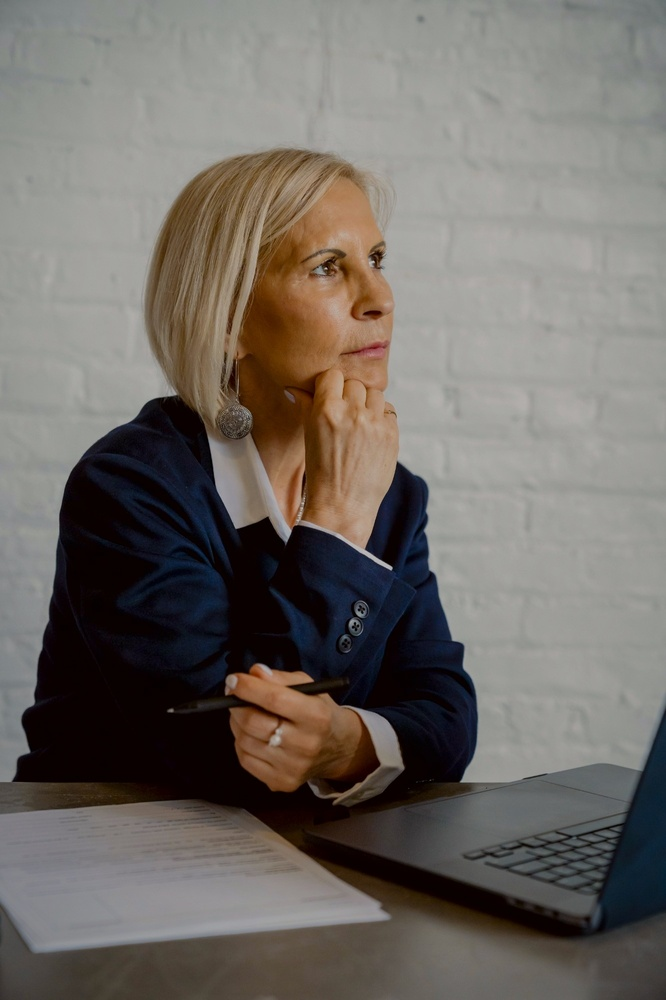
#> input picture style-transfer/etalonnage-seul.jpg, 666 x 1000 px, shrunk from 1333 x 2000 before the run
$ python etalonnage.py etalonnage-seul.jpg lumiere-et-etalonnage.jpg lumiere-et-etalonnage.jpg 1.0
#> lines starting #> are read from the running program, lines starting #| are printed output that depends on the picture
import sys, numpy as np
from PIL import Image, ImageFilter

def srgb_to_lin(c): return np.where(c <= 0.04045, c/12.92, ((c+0.055)/1.055)**2.4)
def lin_to_srgb(c): return np.where(c <= 0.0031308, c*12.92, 1.055*np.clip(c,0,None)**(1/2.4)-0.055)
M = np.array([[0.4124,0.3576,0.1805],[0.2126,0.7152,0.0722],[0.0193,0.1192,0.9505]])
WP = np.array([0.95047,1.0,1.08883])
def f(t): return np.where(t > (6/29)**3, np.cbrt(t), t/(3*(6/29)**2)+4/29)
def finv(t): return np.where(t > 6/29, t**3, 3*(6/29)**2*(t-4/29))
def rgb2lab(rgb):
    xyz = srgb_to_lin(rgb) @ M.T / WP
    fx, fy, fz = f(xyz[...,0]), f(xyz[...,1]), f(xyz[...,2])
    return np.stack([116*fy-16, 500*(fx-fy), 200*(fy-fz)], -1)
def lab2rgb(lab):
    fy = (lab[...,0]+16)/116; fx = fy+lab[...,1]/500; fz = fy-lab[...,2]/200
    xyz = np.stack([finv(fx), finv(fy), finv(fz)], -1) * WP
    return np.clip(lin_to_srgb(xyz @ np.linalg.inv(M).T), 0, 1)

src_p, ref_p, out_p, strength = sys.argv[1], sys.argv[2], sys.argv[3], float(sys.argv[4])
src = np.asarray(Image.open(src_p).convert('RGB'), dtype=np.float64)/255
ref = np.asarray(Image.open(ref_p).convert('RGB'), dtype=np.float64)/255
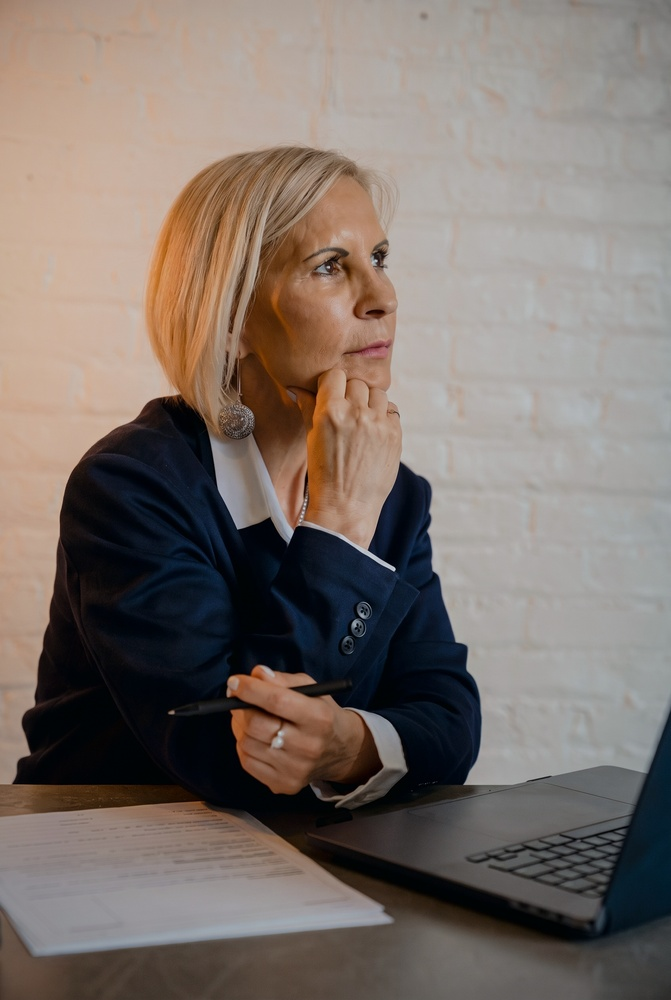
#> input picture style-transfer/lumiere-et-etalonnage.jpg, 671 x 1000 px, shrunk from 1696 x 2528 before the run
# ignore the UI dots / border of the reference: crop 6% margins
h, w = ref.shape[:2]; ref = ref[int(h*.06):int(h*.94), int(w*.06):int(w*.94)]
#> after `h, w = ref.shape[:2]`: h = 1000; w = 671
#> after `ref = ref[int(h * 0.06):int(h * 0.94), int(w * 0.06):int(w * 0.94)]`:
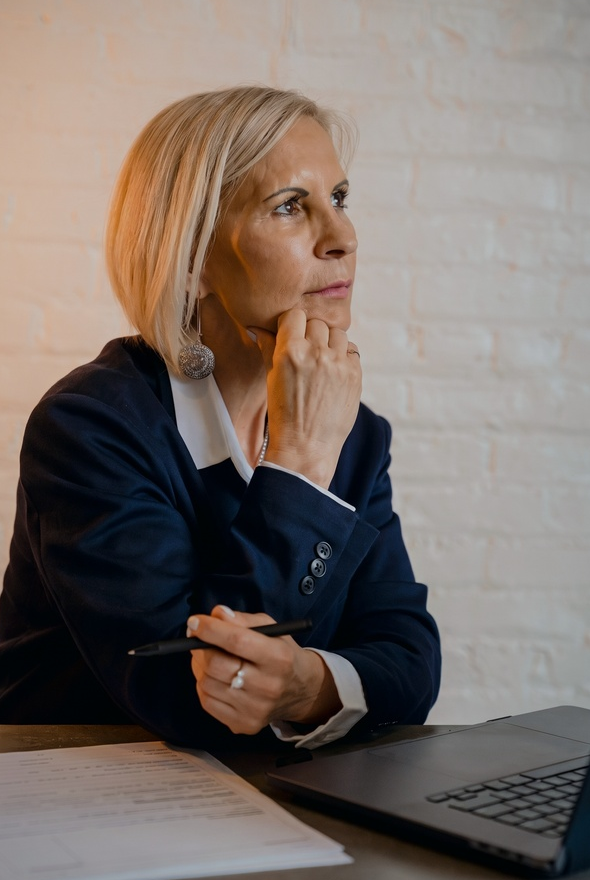
#> ref: shape (880, 590, 3) float64; mean R, G, B 0.475, 0.432, 0.408

L, R = rgb2lab(src), rgb2lab(ref)
#> in rgb2lab (call 2), `return np.stack([116*fy-16, 500*(fx-fy), 200*(fy-fz)], -1)`:
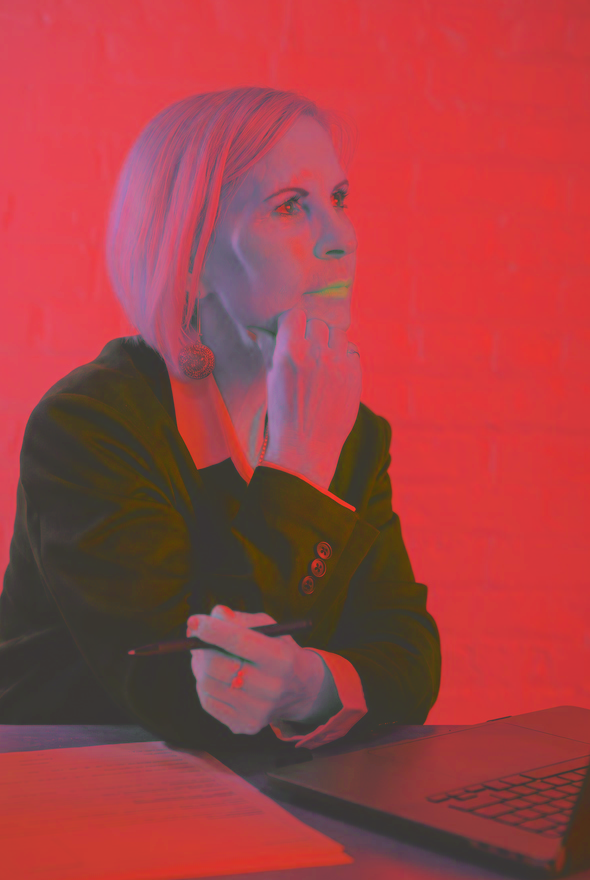
#> returned value: shape (880, 590, 3) float64; mean of channels 0, 1, 2 46.1, 3.9, 5; drawn with min black and max white
out = L.copy()
# 1) chroma/tint transfer (a, b) - Reinhard style, full stats
for c in (1, 2):
    tgt_mean = R[...,c].mean()*(0.35 if c==1 else 1.15)  # less magenta, more golden
    tgt_std = 0.5*(R[...,c].std()+L[...,c].std())
    out[...,c] = (L[...,c]-L[...,c].mean())/(L[...,c].std()+1e-6)*tgt_std + tgt_mean
#> this loop made 2 passes
#> (tgt_mean, tgt_std) on passes 1 to 2: (1.35, 4.98), (5.78, 9.83)
#> out: shape (1000, 666, 3) float64; mean of channels 0, 1, 2 44.7, 1.3, 5.8
# 2) luminance: match mean/contrast partially (photo 2 is darker and softer)
l = L[...,0]
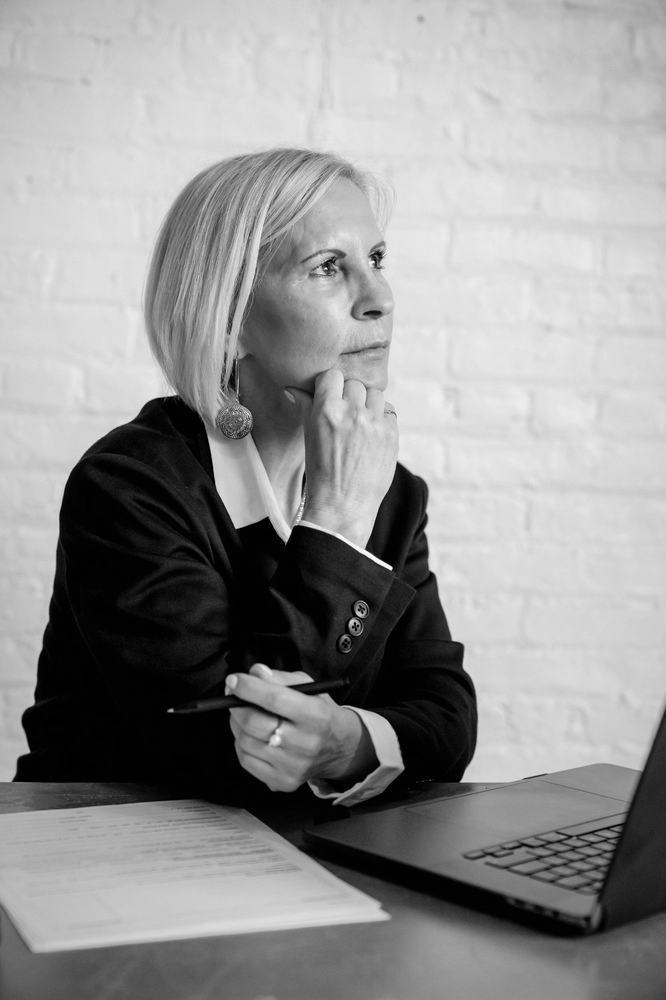
#> l: shape (1000, 666) float64; min 0, max 76.72, mean 44.7; drawn with min black and max white
lt = (l-l.mean())/l.std()*R[...,0].std() + R[...,0].mean()
out[...,0] = l + 0.55*(lt-l)
#> out: shape (1000, 666, 3) float64; mean of channels 0, 1, 2 45.5, 1.3, 5.8
# 3) soft filmic curve: lift blacks, roll off highlights
x = out[...,0]/100
x = 0.04 + 0.92*x            # matte blacks, softened whites
x = x + 0.06*np.sin(np.pi*x)*(0.5-x)*-1  # gentle low-contrast S inversion
out[...,0] = np.clip(x, 0, 1)*100
#> out: shape (1000, 666, 3) float64; mean of channels 0, 1, 2 46.1, 1.3, 5.8
# blend with original for the chosen strength
out = L + strength*(out-L)
rgb = lab2rgb(out)
#> in finv, `def finv(t): return np.where(t > 6/29, t**3, 3*(6/29)**2*(t-4/29))`:
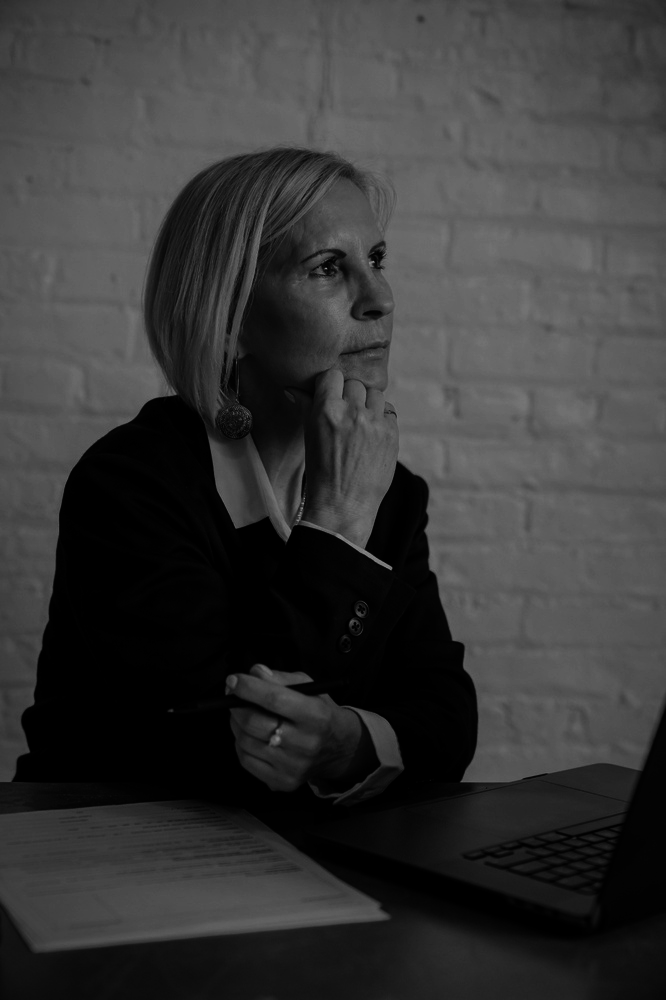
#> returned value: shape (1000, 666) float64; min 0.00154, max 0.57, mean 0.218
#> in lab2rgb, `xyz = np.stack([finv(fx), finv(fy), finv(fz)], -1) * WP`:
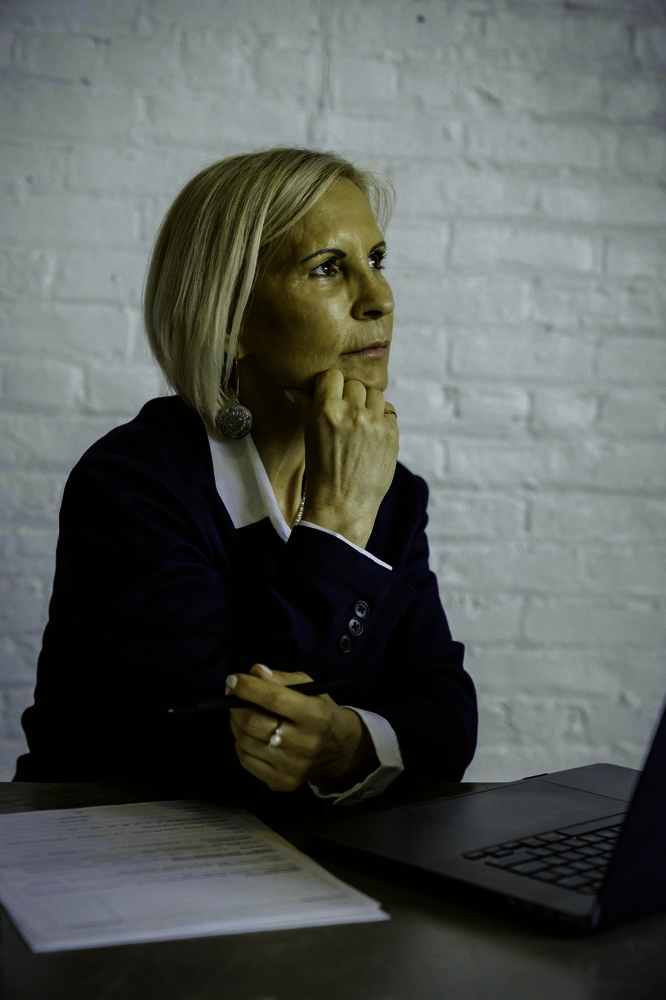
#> xyz: shape (1000, 666, 3) float64; mean of channels 0, 1, 2 0.207, 0.217, 0.208; drawn with min black and max white
#> in lin_to_srgb, `def lin_to_srgb(c): return np.where(c <= 0.0031308, c*12.92, 1.055*np...`:
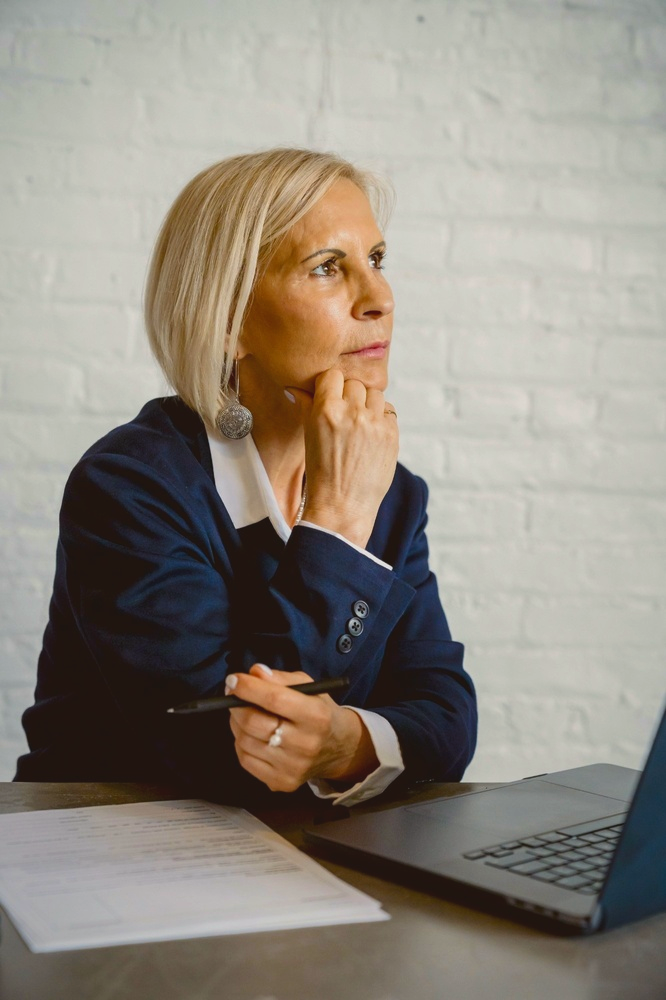
#> returned value: shape (1000, 666, 3) float64; mean of channels 0, 1, 2 0.459, 0.434, 0.398; drawn with min black and max white
# 4) warm vignette like the window-lit interior
hh, ww = rgb.shape[:2]
#> hh = 1000; ww = 666
yy, xx = np.mgrid[0:hh, 0:ww]
d = np.sqrt(((xx-ww*0.48)/(ww*0.75))**2 + ((yy-hh*0.33)/(hh*0.75))**2)
vig = 1 - 0.28*np.clip(d-0.35, 0, 1)**1.5
rgb = rgb*vig[...,None]
img = Image.fromarray((np.clip(rgb,0,1)*255+0.5).astype(np.uint8))
img.save(out_p, quality=95)
print('saved', out_p, 'ref Lab mean', R.reshape(-1,3).mean(0).round(1), 'src', L.reshape(-1,3).mean(0).round(1))
#| saved lumiere-et-etalonnage.jpg ref Lab mean [46.1  3.9  5. ] src [44.7  1.5  3.8]
